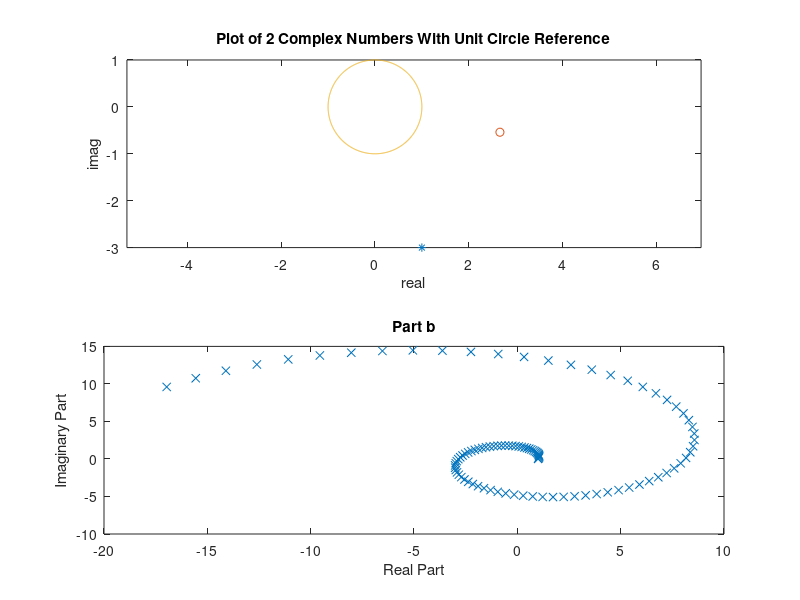
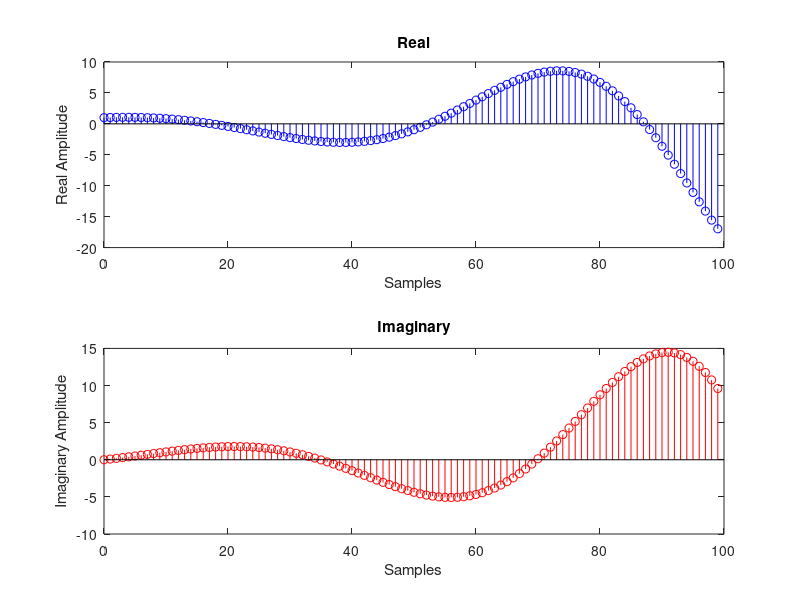

MATLAB code to generate these figures, in order: (Note: this script raises an error after producing the figures.)
% Number 1)
% a)
%on a single plot (e.g. if x is complex plot(real(x),imag(x)) representing
%the complex plane, graph
%     the complex number z = 1 -3j (mark the location with an asterisk (*)
z = 1 - 3*1j;

%     (also give the phase and magnitude of this number
z_real = real(z);
z_imag = imag(z);

figure(1);
subplot(2,1,1)
plot(z,'*');
%plot(real(z),imag(z),'*');
%
hold on;
% The complex number exp(1-.2j) (marked with an 'o')
y = exp(1 - .2*j);
plot(y,'o')

theta = [0:2*pi/1000:2*pi];
unit_circle = exp(j*theta);
plot(unit_circle)
axis equal
title('Plot of 2 Complex Numbers With Unit Circle Reference');
xlabel('real');
ylabel('imag');
hold off;



subplot(2,1,2);
%
%part b on same figure
n = [0:99];
w = exp(.03*(1+3*j)*n);
plot(w,'x');
title('Part b');
xlabel('Real Part');
ylabel('Imaginary Part');
%
%  part c)
w_real = real(w);
w_im = imag(w);
figure(2);
%real part
subplot(2,1,1);
stem(n,w_real,'b');
title('Real');
xlabel('Samples');
ylabel('Real Amplitude');
%imag part
subplot(2,1,2);
stem(n,w_im,'r');
title('Imaginary');
xlabel('Samples');
ylabel('Imaginary Amplitude');
%
w_mag = abs(w);
w_phase = phase(w);
%vs unwrap and angle
w_angle = angle(w);

figure(3);
subplot(3,1,1);
stem(n,w_mag);
title('Magnitude Plot');
xlabel('Samples');
ylabel('Magnitude');

subplot(3,1,2);
stem(n,w_phase);
title('Phase Plot using "Phase"');
xlabel('Samples');
ylabel('Phase');

subplot(3,1,3);
stem(n,w_angle);
title('Phase Plot using "Angle"');
xlabel('Samples');
ylabel('Phase');

%%
%   Number 2
%M = 2,5,7,12 
N = 14;
n = [0:1:2*N-1]

figure(4);
subplot(2,2,1);
%M=2
x_m_2 = sin(2*pi*2*n/N);
stem(n,x_m_2,'b');
title('M=2');
xlabel('Samples (n)');
ylabel('Amplitude');

subplot(2,2,2);
%M=5;
x_m_5 = sin(2*pi*5*n/N);
stem(n,x_m_5,'r');
title('M=5');
xlabel('Samples (n)');
ylabel('Amplitude');

subplot(2,2,3);
%M=7;
x_m_7 = sin(2*pi*7*n/N);
stem(n,x_m_7,'y');
title('M=7');
xlabel('Samples (n)');
ylabel('Amplitude');

subplot(2,2,4);
%M=12;
x_m_12 = sin(2*pi*12*n/N);
stem(n,x_m_12,'g');
title('M=12');
xlabel('Samples (n)');
ylabel('Amplitude');

%%
% Number 3
t = [-10:.1:9.9];
b = sinc(t);
zero = 0*t;


figure(5);
plot(t,b);
title('Plot of Sinc Function');
xlabel('Time');
ylabel('Amplitude');
hold on
plot(t,zero,'r');
for i = 1:10
    plot(i,0,'o')
end
for i = -10:-1
    plot(i,0,'o')
end

%%
%b plot the dirichlet function
N = 7
t = [-4*pi:.1:4*pi]
d_7 = diric(t,N)
N = 4;
d_4 = diric(t,N);
figure(6);
subplot(2,1,1);
plot(t,d_7);
title('Diric Function n=7');
xlabel('Time');
ylabel('Amplitude');
subplot(2,1,2);
plot(t,d_4);
title('Diric Function n=4');
xlabel('Time');
ylabel('Amplitude');

%%
%Number 4 

%z-.35/(z-.8*exp(-j*pi/3));
%create a 100x100 matrix for the entries f(z) for Re(z)={0,.01,.02...} and
%similarly for Im(z)
%i = 0:.01:.99;
%j = 0:.01:.99;
A = zeros(100,100);
%matlab matrix indices start at 1

a = 0:.01:.99;
b = 0:.01:.99;

for l = 1:100
    for m = 1:100
        z = a(l) +j*b(m);
        A(l,m)= abs((z-.35/(z-.8*exp(-j*pi/3))));
    end
end
figure(7)
surf(a,b,A);
title('Magnitude Plot of Complex Function');
xlabel('Imaginary');
ylabel('Real');
zlabel('Magnitude');

%%
pha = phantom(256);
figure(8);
imagesc(pha);
title('Phantom');
n = 1:1:256;
%plotting the 150th row
figure(9);
plot(n, pha(150,n));
title('150th Row of Phantom');
xlabel('column index');
ylabel('Amplitude');
%%
load clown;
figure(10);
imagesc(X);
title('Clown');

%%
figure(11);
MAP = colormap;
NEWMAP = rgb2gray(MAP);
colormap(NEWMAP);
imagesc(X);
title('Gray Scale Clown');
%%
m = 1:1:320;
figure(12);
plot(m, X(150,m));
title('150th Row of clown');
xlabel('column index');
ylabel('Amplitude');

%what do I have to do for colormap???

%%
%part c write a function to flip an image
%upside down, and right to left
load clown;

clown_updown = Flip_Image(X,0);
clown_lr = Flip_Image(X,1);
clown_udlr = Flip_Image(clown_updown,1);
figure(13);
imagesc(X);
title('Regular Clown');

figure(14);
imagesc(clown_updown);
title('Upside Down Clown');

figure(15);
imagesc(clown_lr);
title('Flipped Right to Left Clown');

figure(16);
imagesc(clown_udlr);
title('Upside Down Flipped Right to Left Clown');

%%
rando = rand(200,320);
new_clown = rando.*X;
figure(17);
imagesc(new_clown);
title('Random Matrix Multiplied with Clown');

R = normrnd(.5,.1,200,320);
gauss_clown = R.*X;
figure(18);
imagesc(gauss_clown);
title('Gauss Clown');


%random matrix with 0s or 1s only
Q = rand(200,320);
for e = 1:1:200
    for p = 1:1:320
        Q(e,p) = round(Q(e,p));
    end
end
bin_clown = Q.*X;
figure(19);
imagesc(bin_clown);
title('Binary Clown');

%%
% Number 5
nx = [-3:1:7];
x = nx*0;
x(4) = 2;
x(6) = -1;
x(7) = 1;
x(8) = 3;
figure(20);
stem(nx,x);
title('Unshifted Signal');
xlabel('Samples');
ylabel('Amplitude');



y_1 = x;
y_2 = x;
y_3 = x;
y_4 = x;
ny1= nx + 2;
ny2= nx - 1;
ny3= nx*-1;
ny4= nx*-1 +1;

ii = 4;
jj = 1;
figure(21);
subplot(ii,jj,1);
stem(ny1,y_1,'b');
title('y_1 = x[n-2]');
xlabel('Samples');
ylabel('Amplitude');

subplot(ii,jj,2);
stem(ny2,y_2,'r');
title('y_2 = x[n+1]');
xlabel('Samples');
ylabel('Amplitude');

subplot(ii,jj,3);
stem(ny3,y_3,'g');
title('y_3 = x[-n]');
xlabel('Samples');
ylabel('Amplitude');

subplot(ii,jj,4);
stem(ny4,y_4,'y');
title('y_4 = x[-n+1]');
xlabel('Samples');
ylabel('Amplitude');